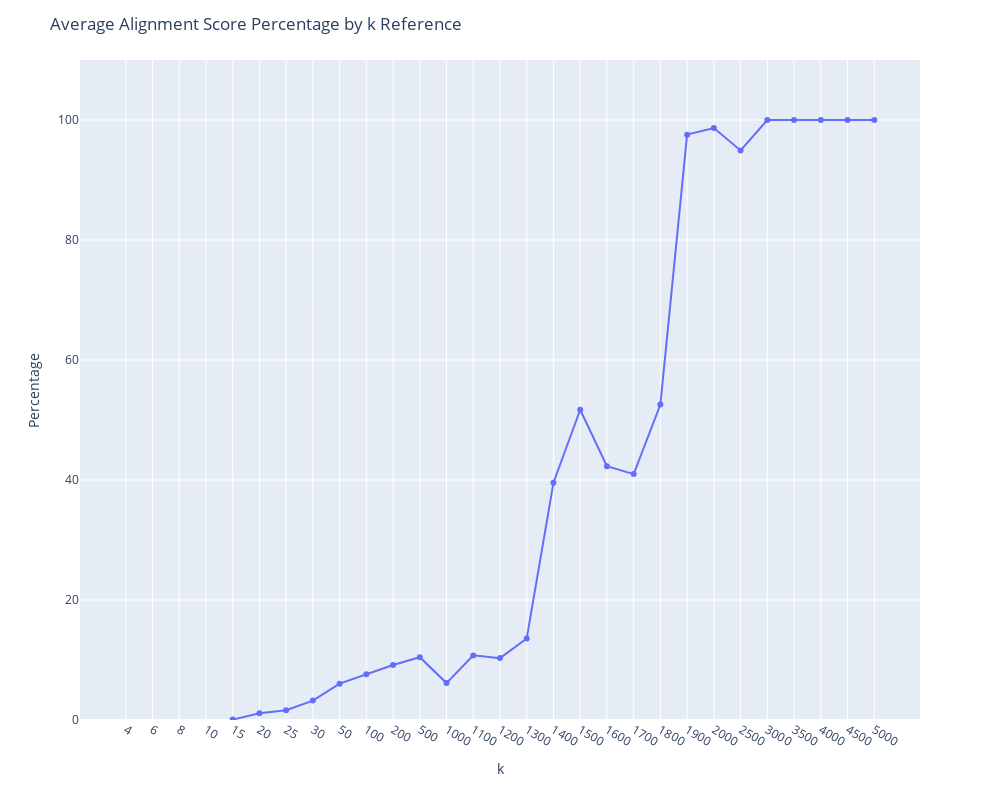

Notebook source saved alongside this figure:
### Code cell
avg_data = data.groupby('k')['percentage'].mean().reset_index()
fig = px.line(avg_data, x='k', y='percentage', markers=True)
fig.update_layout(
    title='Average Alignment Score Percentage by k Reference',
    xaxis_title='k',
    yaxis_title='Percentage',
    xaxis={'type': 'category'},  # Make x-axis categorical
    yaxis={'range': [0, 110]},   # Set y-axis range
    width=1000,
    height=800
)
fig.show()

### Figure 1 — Plotly figure (JSON) as saved in the notebook; plotly's stock layout.template omitted (floating-point values rounded to 4 significant figures)
{"data": [{"hovertemplate": "k=%{x}<br>percentage=%{y}<extra></extra>", "legendgroup": "", "line": {"color": "#636efa", "dash": "solid"}, "marker": {"symbol": "circle"}, "mode": "lines+markers", "name": "", "orientation": "v", "showlegend": false, "type": "scatter", "x": [4, 6, 8, 10, 15, 20, 25, 30, 50, 100, 200, 500, 1000, 1100, 1200, 1300, 1400, 1500, 1600, 1700, 1800, 1900, 2000, 2500, 3000, 3500, 4000, 4500, 5000], "xaxis": "x", "y": [null, null, null, null, 0.06259, 1.113, 1.62, 3.232, 6.053, 7.608, 9.157, 10.47, 6.151, 10.77, 10.31, 13.58, 39.55, 51.71, 42.3, 40.98, 52.58, 97.56, 98.66, 94.93, 100, 100, 100, 100, 100], "yaxis": "y"}], "layout": {"height": 800, "legend": {"tracegroupgap": 0}, "margin": {"t": 60}, "title": {"text": "Average Alignment Score Percentage by k Reference"}, "width": 1000, "xaxis": {"anchor": "y", "domain": [0, 1], "title": {"text": "k"}, "type": "category"}, "yaxis": {"anchor": "x", "domain": [0, 1], "range": [0, 110], "title": {"text": "Percentage"}}}}
